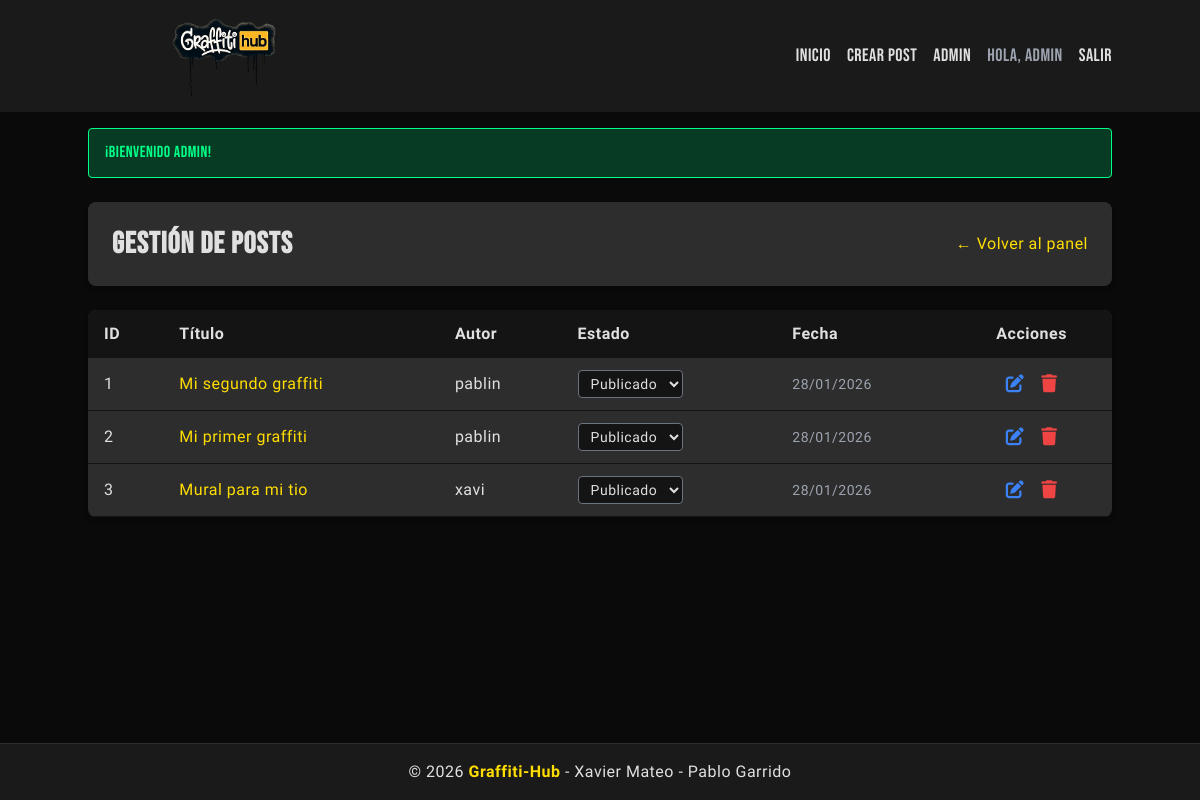
The app's page /admin/posts (signed in) with its own data.
### tables this page shows
CREATE TABLE posts (
    id INT AUTO_INCREMENT PRIMARY KEY,
    user_id INT NOT NULL,
    title VARCHAR(200) NOT NULL,
    content TEXT NOT NULL,
    image VARCHAR(255),
    status ENUM('draft', 'published') DEFAULT 'draft',
    created_at TIMESTAMP DEFAULT CURRENT_TIMESTAMP,
    updated_at TIMESTAMP DEFAULT CURRENT_TIMESTAMP ON UPDATE CURRENT_TIMESTAMP,
    FOREIGN KEY (user_id) REFERENCES users(id) ON DELETE CASCADE
);

CREATE TABLE users (
    id INT AUTO_INCREMENT PRIMARY KEY,
    username VARCHAR(50) UNIQUE NOT NULL,
    email VARCHAR(100) UNIQUE NOT NULL,
    password VARCHAR(255) NOT NULL,
    role ENUM('user', 'admin') DEFAULT 'user',
    created_at TIMESTAMP DEFAULT CURRENT_TIMESTAMP
);

### app/Controllers/AdminController.php (called while the page is built, shortened)
<?php
require_once __DIR__ . '/../../config/database.php';
require_once __DIR__ . '/../Models/Post.php';
class AdminController {
    private $post;
    public function __construct() {
        $database = new Database();
        $this->db = $database->connect();
        $this->post = new Post($this->db);
    }
    public function posts() {
        $posts = $this->post->getAll();
        require_once __DIR__ . '/../Views/admin/posts.php';
    }
}
?>

### config/database.php (called while the page is built, shortened)
<?php
class Database {
    private $host;
    private $db_name;
    private $username;
    private $password;
    public function __construct() {
        $this->host = getenv('DB_HOST') ?: 'db';
        $this->db_name = getenv('DB_NAME') ?: 'blog_db';
        $this->username = getenv('DB_USER') ?: 'blog_user';
        $this->password = getenv('DB_PASS') ?: 'blog_password';
    }
    public function connect() {
        $this->conn = null;
        $max_attempts = 10;
        $attempt = 0;
        while ($attempt < $max_attempts) {
            try {
                $this->conn = new PDO(
                    "mysql:host=" . $this->host . ";dbname=" . $this->db_name,
                    $this->username,
                    $this->password,
                    array(
                        PDO::ATTR_ERRMODE => PDO::ERRMODE_EXCEPTION,
                        PDO::ATTR_DEFAULT_FETCH_MODE => PDO::FETCH_ASSOC,
                        PDO::MYSQL_ATTR_INIT_COMMAND => "SET NAMES utf8mb4"
                    )
                );
                break;
            } catch(PDOException $e) {
                $attempt++;
                if ($attempt >= $max_attempts) {
                    die("Error de conexión después de $max_attempts intentos: " . $e->getMessage() .
                        "<br><br>Asegúrate de que los contenedores estén corriendo: <code>docker-compose up -d</code>");
                }
                sleep(1);
            }
        }
        return $this->conn;
    }
}
?>

### app/Models/Post.php (called while the page is built, shortened)
<?php
class Post {
    private $conn;
    private $table = 'posts';
    public function __construct($db) {
        $this->conn = $db;
    }
    public function getAll() {
        $query = "SELECT p.*, u.username
                  FROM " . $this->table . " p
                  LEFT JOIN users u ON p.user_id = u.id
                  ORDER BY p.created_at DESC";
        $stmt = $this->conn->prepare($query);
        $stmt->execute();
        return $stmt->fetchAll(PDO::FETCH_ASSOC);
    }
}
?>

### app/Views/admin/posts.php (the view, shortened to what this page needs)
<?php include __DIR__ . '/../layouts/header.php'; ?>
<div class="bg-gray-medium p-6 rounded-lg shadow-md mb-6">
    <div class="flex justify-between items-center">
        <h1 class="text-3xl font-bold text-gray-light">Gestión de Posts</h1>
        <a href="<?= BASE_URL ?>/admin" class="text-yellow-hub hover:text-yellow-gold transition-colors">← Volver al panel</a>
    </div>
</div>
<div class="bg-gray-medium rounded-lg shadow-md overflow-hidden">
    <table class="w-full">
        <thead class="bg-dark-alt">
            <tr>
                <th class="px-4 py-3 text-left text-gray-light">ID</th>
                <th class="px-4 py-3 text-left text-gray-light">Título</th>
                <th class="px-4 py-3 text-left text-gray-light">Autor</th>
                <th class="px-4 py-3 text-left text-gray-light">Estado</th>
                <th class="px-4 py-3 text-left text-gray-light">Fecha</th>
                <th class="px-4 py-3 text-center text-gray-light">Acciones</th>
            </tr>
        </thead>
        <tbody>
            <?php foreach($posts as $post): ?>
                <tr class="border-b border-dark-alt hover:bg-dark-carbon transition-colors">
                    <td class="px-4 py-3 text-gray-light"><?= $post['id'] ?></td>
                    <td class="px-4 py-3">
                        <a href="<?= BASE_URL ?>/posts/<?= $post['id'] ?>" class="text-yellow-hub hover:text-yellow-gold transition-colors">
                            <?= htmlspecialchars(substr($post['title'], 0, 50)) ?>
                        </a>
                    </td>
                    <td class="px-4 py-3 text-gray-light"><?= htmlspecialchars($post['username']) ?></td>
                    <td class="px-4 py-3">
                        <form method="POST" action="<?= BASE_URL ?>/admin/posts/status/<?= $post['id'] ?>" class="inline">
                            <select name="status" onchange="this.form.submit()"
                                    class="bg-dark-alt border border-gray-500 rounded px-2 py-1 text-sm text-gray-light focus:border-yellow-hub focus:outline-none">
                                <option value="published" <?= $post['status'] == 'published' ? 'selected' : '' ?>>Publicado</option>
                            </select>
                        </form>
                    </td>
                    <td class="px-4 py-3 text-sm text-gray-400">
                        <?= date('d/m/Y', strtotime($post['created_at'])) ?>
                    </td>
                    <td class="px-4 py-3 text-center space-x-3">
    <a href="<?= BASE_URL ?>/posts/edit/<?= $post['id'] ?>"
       class="text-blue-500 hover:text-blue-700 transition text-lg"
       title="Editar post">
        <i class="fa-solid fa-pen-to-square"></i>
    </a>
    <a href="<?= BASE_URL ?>/admin/posts/delete/<?= $post['id'] ?>"
       onclick="return confirm('¿Eliminar post?')"
       class="text-red-500 hover:text-red-700 transition text-lg"
       title="Eliminar post">
        <i class="fa-solid fa-trash"></i>
    </a>
</td>
                </tr>
            <?php endforeach; ?>
        </tbody>
    </table>
</div>
<?php include __DIR__ . '/../layouts/footer.php'; ?>

### app/Views/layouts/header.php (style rules this page uses)
body { font-family: 'Oswald', Arial Narrow, sans-serif; letter-spacing: 0.5px; }
h1, h2, h3, h4, h5, h6 { font-family: 'Bebas Neue', Impact, sans-serif; letter-spacing: 1px; }

### records on screen
posts: id "1", title "Mi segundo graffiti", user.username "pablin", status "Publicado", created_at "28/01/2026"
posts: id "2", title "Mi primer graffiti", user.username "pablin", status "Publicado", created_at "28/01/2026"
posts: id "3", title "Mural para mi tio", user.username "xavi", status "Publicado", created_at "28/01/2026"

### other values on screen
$_SESSION['username'] "ADMIN"
$_SESSION['success'] "¡Bienvenido admin!"
